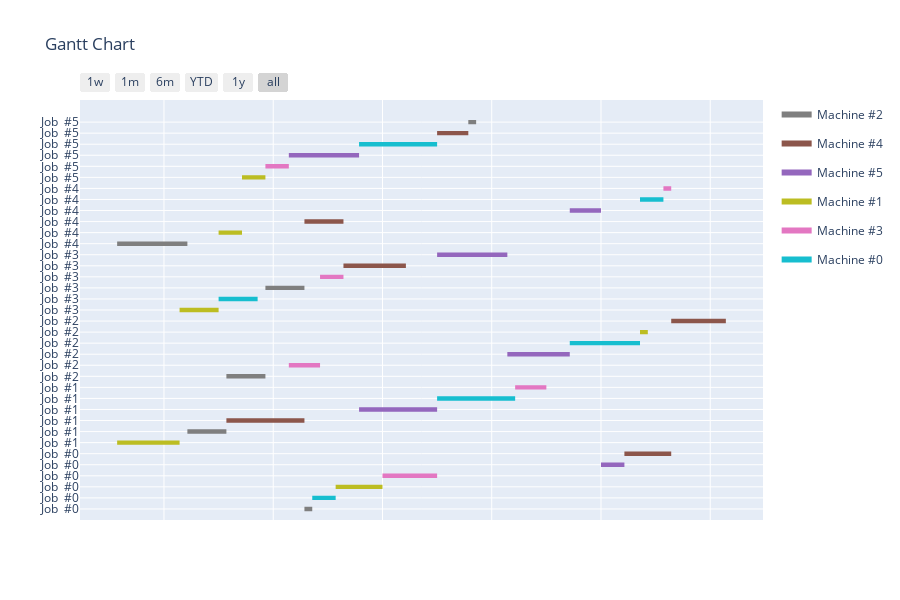

Here is the notebook cell this chart was saved with:
### Code cell
plot_gantt(inst, grouping= False)

### Figure 1 — Plotly figure (JSON) as saved in the notebook; plotly's stock layout.template omitted (floating-point values rounded to 4 significant figures)
{"data": [{"fill": "toself", "fillcolor": "rgb(127, 127, 127)", "hoverinfo": "name", "legendgroup": "rgb(127, 127, 127)", "mode": "none", "name": "Machine #2", "showlegend": true, "type": "scatter", "x": ["0001-01-25T00:00:00", "0001-01-26T00:00:00", "0001-01-26T00:00:00", "0001-01-25T00:00:00", "0001-01-25T00:00:00", "0001-01-10T00:00:00", "0001-01-15T00:00:00", "0001-01-15T00:00:00", "0001-01-10T00:00:00", "0001-01-10T00:00:00", "0001-01-15T00:00:00", "0001-01-20T00:00:00", "0001-01-20T00:00:00", "0001-01-15T00:00:00", "0001-01-15T00:00:00", "0001-01-20T00:00:00", "0001-01-25T00:00:00", "0001-01-25T00:00:00", "0001-01-20T00:00:00", "0001-01-20T00:00:00", "0001-01-01T00:00:00", "0001-01-10T00:00:00", "0001-01-10T00:00:00", "0001-01-01T00:00:00", "0001-01-01T00:00:00", "0001-02-15T00:00:00", "0001-02-16T00:00:00", "0001-02-16T00:00:00", "0001-02-15T00:00:00"], "y": [-0.2, -0.2, 0.2, 0.2, null, 6.8, 6.8, 7.2, 7.2, null, 11.8, 11.8, 12.2, 12.2, null, 19.8, 19.8, 20.2, 20.2, null, 23.8, 23.8, 24.2, 24.2, null, 34.8, 34.8, 35.2, 35.2]}, {"fill": "toself", "fillcolor": "rgb(140, 86, 75)", "hoverinfo": "name", "legendgroup": "rgb(140, 86, 75)", "mode": "none", "name": "Machine #4", "showlegend": true, "type": "scatter", "x": ["0001-03-07T00:00:00", "0001-03-13T00:00:00", "0001-03-13T00:00:00", "0001-03-07T00:00:00", "0001-03-07T00:00:00", "0001-01-15T00:00:00", "0001-01-25T00:00:00", "0001-01-25T00:00:00", "0001-01-15T00:00:00", "0001-01-15T00:00:00", "0001-03-13T00:00:00", "0001-03-20T00:00:00", "0001-03-20T00:00:00", "0001-03-13T00:00:00", "0001-03-13T00:00:00", "0001-01-30T00:00:00", "0001-02-07T00:00:00", "0001-02-07T00:00:00", "0001-01-30T00:00:00", "0001-01-30T00:00:00", "0001-01-25T00:00:00", "0001-01-30T00:00:00", "0001-01-30T00:00:00", "0001-01-25T00:00:00", "0001-01-25T00:00:00", "0001-02-11T00:00:00", "0001-02-15T00:00:00", "0001-02-15T00:00:00", "0001-02-11T00:00:00"], "y": [4.8, 4.8, 5.2, 5.2, null, 7.8, 7.8, 8.2, 8.2, null, 16.8, 16.8, 17.2, 17.2, null, 21.8, 21.8, 22.2, 22.2, null, 25.8, 25.8, 26.2, 26.2, null, 33.8, 33.8, 34.2, 34.2]}, {"fill": "toself", "fillcolor": "rgb(148, 103, 189)", "hoverinfo": "name", "legendgroup": "rgb(148, 103, 189)", "mode": "none", "name": "Machine #5", "showlegend": true, "type": "scatter", "x": ["0001-03-04T00:00:00", "0001-03-07T00:00:00", "0001-03-07T00:00:00", "0001-03-04T00:00:00", "0001-03-04T00:00:00", "0001-02-01T00:00:00", "0001-02-11T00:00:00", "0001-02-11T00:00:00", "0001-02-01T00:00:00", "0001-02-01T00:00:00", "0001-02-20T00:00:00", "0001-02-28T00:00:00", "0001-02-28T00:00:00", "0001-02-20T00:00:00", "0001-02-20T00:00:00", "0001-02-11T00:00:00", "0001-02-20T00:00:00", "0001-02-20T00:00:00", "0001-02-11T00:00:00", "0001-02-11T00:00:00", "0001-02-28T00:00:00", "0001-03-04T00:00:00", "0001-03-04T00:00:00", "0001-02-28T00:00:00", "0001-02-28T00:00:00", "0001-01-23T00:00:00", "0001-02-01T00:00:00", "0001-02-01T00:00:00", "0001-01-23T00:00:00"], "y": [3.8, 3.8, 4.2, 4.2, null, 8.8, 8.8, 9.2, 9.2, null, 13.8, 13.8, 14.2, 14.2, null, 22.8, 22.8, 23.2, 23.2, null, 26.8, 26.8, 27.2, 27.2, null, 31.8, 31.8, 32.2, 32.2]}, {"fill": "toself", "fillcolor": "rgb(188, 189, 34)", "hoverinfo": "name", "legendgroup": "rgb(188, 189, 34)", "mode": "none", "name": "Machine #1", "showlegend": true, "type": "scatter", "x": ["0001-01-29T00:00:00", "0001-02-04T00:00:00", "0001-02-04T00:00:00", "0001-01-29T00:00:00", "0001-01-29T00:00:00", "0001-01-01T00:00:00", "0001-01-09T00:00:00", "0001-01-09T00:00:00", "0001-01-01T00:00:00", "0001-01-01T00:00:00", "0001-03-09T00:00:00", "0001-03-10T00:00:00", "0001-03-10T00:00:00", "0001-03-09T00:00:00", "0001-03-09T00:00:00", "0001-01-09T00:00:00", "0001-01-14T00:00:00", "0001-01-14T00:00:00", "0001-01-09T00:00:00", "0001-01-09T00:00:00", "0001-01-14T00:00:00", "0001-01-17T00:00:00", "0001-01-17T00:00:00", "0001-01-14T00:00:00", "0001-01-14T00:00:00", "0001-01-17T00:00:00", "0001-01-20T00:00:00", "0001-01-20T00:00:00", "0001-01-17T00:00:00"], "y": [1.8, 1.8, 2.2, 2.2, null, 5.8, 5.8, 6.2, 6.2, null, 15.8, 15.8, 16.2, 16.2, null, 17.8, 17.8, 18.2, 18.2, null, 24.8, 24.8, 25.2, 25.2, null, 29.8, 29.8, 30.2, 30.2]}, {"fill": "toself", "fillcolor": "rgb(227, 119, 194)", "hoverinfo": "name", "legendgroup": "rgb(227, 119, 194)", "mode": "none", "name": "Machine #3", "showlegend": true, "type": "scatter", "x": ["0001-02-04T00:00:00", "0001-02-11T00:00:00", "0001-02-11T00:00:00", "0001-02-04T00:00:00", "0001-02-04T00:00:00", "0001-02-21T00:00:00", "0001-02-25T00:00:00", "0001-02-25T00:00:00", "0001-02-21T00:00:00", "0001-02-21T00:00:00", "0001-01-23T00:00:00", "0001-01-27T00:00:00", "0001-01-27T00:00:00", "0001-01-23T00:00:00", "0001-01-23T00:00:00", "0001-01-27T00:00:00", "0001-01-30T00:00:00", "0001-01-30T00:00:00", "0001-01-27T00:00:00", "0001-01-27T00:00:00", "0001-03-12T00:00:00", "0001-03-13T00:00:00", "0001-03-13T00:00:00", "0001-03-12T00:00:00", "0001-03-12T00:00:00", "0001-01-20T00:00:00", "0001-01-23T00:00:00", "0001-01-23T00:00:00", "0001-01-20T00:00:00"], "y": [2.8, 2.8, 3.2, 3.2, null, 10.8, 10.8, 11.2, 11.2, null, 12.8, 12.8, 13.2, 13.2, null, 20.8, 20.8, 21.2, 21.2, null, 28.8, 28.8, 29.2, 29.2, null, 30.8, 30.8, 31.2, 31.2]}, {"fill": "toself", "fillcolor": "rgb(23, 190, 207)", "hoverinfo": "name", "legendgroup": "rgb(23, 190, 207)", "mode": "none", "name": "Machine #0", "showlegend": true, "type": "scatter", "x": ["0001-01-26T00:00:00", "0001-01-29T00:00:00", "0001-01-29T00:00:00", "0001-01-26T00:00:00", "0001-01-26T00:00:00", "0001-02-11T00:00:00", "0001-02-21T00:00:00", "0001-02-21T00:00:00", "0001-02-11T00:00:00", "0001-02-11T00:00:00", "0001-02-28T00:00:00", "0001-03-09T00:00:00", "0001-03-09T00:00:00", "0001-02-28T00:00:00", "0001-02-28T00:00:00", "0001-01-14T00:00:00", "0001-01-19T00:00:00", "0001-01-19T00:00:00", "0001-01-14T00:00:00", "0001-01-14T00:00:00", "0001-03-09T00:00:00", "0001-03-12T00:00:00", "0001-03-12T00:00:00", "0001-03-09T00:00:00", "0001-03-09T00:00:00", "0001-02-01T00:00:00", "0001-02-11T00:00:00", "0001-02-11T00:00:00", "0001-02-01T00:00:00"], "y": [0.8, 0.8, 1.2, 1.2, null, 9.8, 9.8, 10.2, 10.2, null, 14.8, 14.8, 15.2, 15.2, null, 18.8, 18.8, 19.2, 19.2, null, 27.8, 27.8, 28.2, 28.2, null, 32.8, 32.8, 33.2, 33.2]}, {"legendgroup": "rgb(127, 127, 127)", "marker": {"color": "rgb(127, 127, 127)", "opacity": 0, "size": 1}, "mode": "markers", "name": "", "showlegend": false, "text": [null, null, null, null, null, null, null, null, null, null, null, null], "type": "scatter", "x": ["0001-01-25T00:00:00", "0001-01-26T00:00:00", "0001-01-10T00:00:00", "0001-01-15T00:00:00", "0001-01-15T00:00:00", "0001-01-20T00:00:00", "0001-01-20T00:00:00", "0001-01-25T00:00:00", "0001-01-01T00:00:00", "0001-01-10T00:00:00", "0001-02-15T00:00:00", "0001-02-16T00:00:00"], "y": [0, 0, 7, 7, 12, 12, 20, 20, 24, 24, 35, 35]}, {"legendgroup": "rgb(140, 86, 75)", "marker": {"color": "rgb(140, 86, 75)", "opacity": 0, "size": 1}, "mode": "markers", "name": "", "showlegend": false, "text": [null, null, null, null, null, null, null, null, null, null, null, null], "type": "scatter", "x": ["0001-03-07T00:00:00", "0001-03-13T00:00:00", "0001-01-15T00:00:00", "0001-01-25T00:00:00", "0001-03-13T00:00:00", "0001-03-20T00:00:00", "0001-01-30T00:00:00", "0001-02-07T00:00:00", "0001-01-25T00:00:00", "0001-01-30T00:00:00", "0001-02-11T00:00:00", "0001-02-15T00:00:00"], "y": [5, 5, 8, 8, 17, 17, 22, 22, 26, 26, 34, 34]}, {"legendgroup": "rgb(148, 103, 189)", "marker": {"color": "rgb(148, 103, 189)", "opacity": 0, "size": 1}, "mode": "markers", "name": "", "showlegend": false, "text": [null, null, null, null, null, null, null, null, null, null, null, null], "type": "scatter", "x": ["0001-03-04T00:00:00", "0001-03-07T00:00:00", "0001-02-01T00:00:00", "0001-02-11T00:00:00", "0001-02-20T00:00:00", "0001-02-28T00:00:00", "0001-02-11T00:00:00", "0001-02-20T00:00:00", "0001-02-28T00:00:00", "0001-03-04T00:00:00", "0001-01-23T00:00:00", "0001-02-01T00:00:00"], "y": [4, 4, 9, 9, 14, 14, 23, 23, 27, 27, 32, 32]}, {"legendgroup": "rgb(188, 189, 34)", "marker": {"color": "rgb(188, 189, 34)", "opacity": 0, "size": 1}, "mode": "markers", "name": "", "showlegend": false, "text": [null, null, null, null, null, null, null, null, null, null, null, null], "type": "scatter", "x": ["0001-01-29T00:00:00", "0001-02-04T00:00:00", "0001-01-01T00:00:00", "0001-01-09T00:00:00", "0001-03-09T00:00:00", "0001-03-10T00:00:00", "0001-01-09T00:00:00", "0001-01-14T00:00:00", "0001-01-14T00:00:00", "0001-01-17T00:00:00", "0001-01-17T00:00:00", "0001-01-20T00:00:00"], "y": [2, 2, 6, 6, 16, 16, 18, 18, 25, 25, 30, 30]}, {"legendgroup": "rgb(227, 119, 194)", "marker": {"color": "rgb(227, 119, 194)", "opacity": 0, "size": 1}, "mode": "markers", "name": "", "showlegend": false, "text": [null, null, null, null, null, null, null, null, null, null, null, null], "type": "scatter", "x": ["0001-02-04T00:00:00", "0001-02-11T00:00:00", "0001-02-21T00:00:00", "0001-02-25T00:00:00", "0001-01-23T00:00:00", "0001-01-27T00:00:00", "0001-01-27T00:00:00", "0001-01-30T00:00:00", "0001-03-12T00:00:00", "0001-03-13T00:00:00", "0001-01-20T00:00:00", "0001-01-23T00:00:00"], "y": [3, 3, 11, 11, 13, 13, 21, 21, 29, 29, 31, 31]}, {"legendgroup": "rgb(23, 190, 207)", "marker": {"color": "rgb(23, 190, 207)", "opacity": 0, "size": 1}, "mode": "markers", "name": "", "showlegend": false, "text": [null, null, null, null, null, null, null, null, null, null, null, null], "type": "scatter", "x": ["0001-01-26T00:00:00", "0001-01-29T00:00:00", "0001-02-11T00:00:00", "0001-02-21T00:00:00", "0001-02-28T00:00:00", "0001-03-09T00:00:00", "0001-01-14T00:00:00", "0001-01-19T00:00:00", "0001-03-09T00:00:00", "0001-03-12T00:00:00", "0001-02-01T00:00:00", "0001-02-11T00:00:00"], "y": [1, 1, 10, 10, 15, 15, 19, 19, 28, 28, 33, 33]}], "layout": {"height": 600, "hovermode": "closest", "showlegend": true, "title": {"text": "Gantt Chart"}, "xaxis": {"rangeselector": {"buttons": [{"count": 7, "label": "1w", "step": "day", "stepmode": "backward"}, {"count": 1, "label": "1m", "step": "month", "stepmode": "backward"}, {"count": 6, "label": "6m", "step": "month", "stepmode": "backward"}, {"count": 1, "label": "YTD", "step": "year", "stepmode": "todate"}, {"count": 1, "label": "1y", "step": "year", "stepmode": "backward"}, {"step": "all"}]}, "showgrid": true, "tickformat": "%", "type": "date", "zeroline": false}, "yaxis": {"autorange": false, "range": [-1, 37], "showgrid": true, "ticktext": ["Job  #0", "Job  #0", "Job  #0", "Job  #0", "Job  #0", "Job  #0", "Job  #1", "Job  #1", "Job  #1", "Job  #1", "Job  #1", "Job  #1", "Job  #2", "Job  #2", "Job  #2", "Job  #2", "Job  #2", "Job  #2", "Job  #3", "Job  #3", "Job  #3", "Job  #3", "Job  #3", "Job  #3", "Job  #4", "Job  #4", "Job  #4", "Job  #4", "Job  #4", "Job  #4", "Job  #5", "Job  #5", "Job  #5", "Job  #5", "Job  #5", "Job  #5"], "tickvals": [0, 1, 2, 3, 4, 5, 6, 7, 8, 9, 10, 11, 12, 13, 14, 15, 16, 17, 18, 19, 20, 21, 22, 23, 24, 25, 26, 27, 28, 29, 30, 31, 32, 33, 34, 35], "zeroline": false}}}
